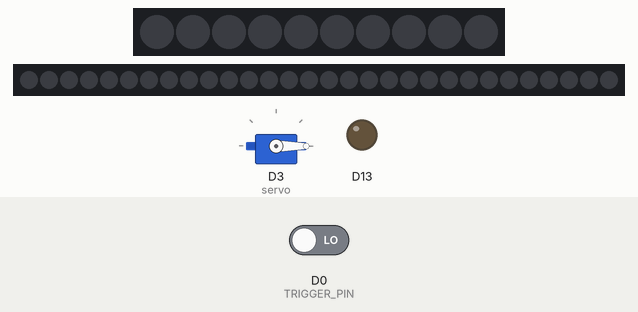
Simulated run of this sketch. Board: Adafruit Circuit Playground Express. On the bench: 10 RGB LEDs in strip order, left to right, 30 RGB LEDs in strip order, left to right, servo, output pins drawn as LEDs (lit = HIGH). The inputs (shaded band) are chosen by the test bench; at power-on: D0 (TRIGGER_PIN) LOW. Dim RGB values are drawn brighter than linear; what the sketch prints to the serial monitor is not drawn.

Above: at 1.2 s.
1.3 s: D0 (TRIGGER_PIN) driven HIGH
At 1.69 s:
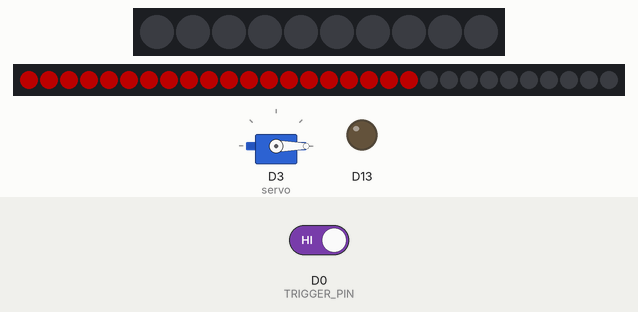
At 2.4 s:
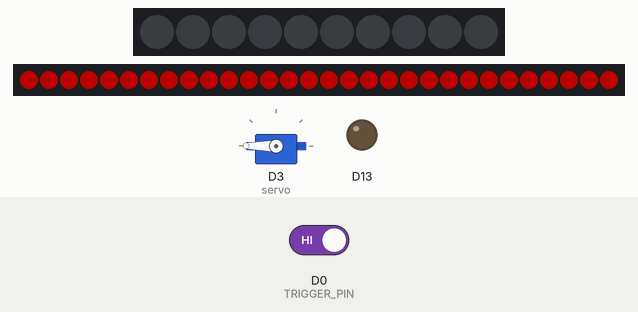
Timing chart, 0 to 4.8 s (numbered marks = the images above; inputs shaded):
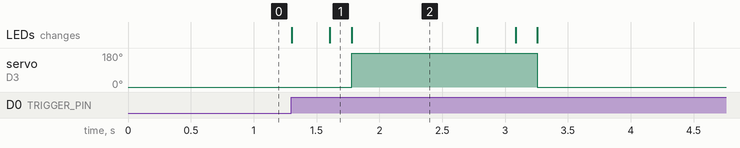

Measured:
- after the input at 1.3 s, servo on D3 (servo): 0° → 180° after 0.48 s, → 0° 1.5 s later; the LEDs: first change at once (image 1 shows a later state)

The sketch:

lights-and-servo.ino
```cpp
#include <Adafruit_NeoPixel.h>
#include <Adafruit_CircuitPlayground.h>
#include <Servo.h>

#define STRIP_PIN 10
#define TRIGGER_PIN 0

Adafruit_NeoPixel strip = Adafruit_NeoPixel(30, STRIP_PIN, NEO_GRB + NEO_KHZ800);
Servo servo;

bool trigger = false;

void setup()
{
    Serial.begin(115200);
    CircuitPlayground.begin();

    strip.begin();
    strip.setBrightness(75);
    strip.show();

    servo.attach(3);
    servo.write(0);

    pinMode(TRIGGER_PIN, INPUT);
    attachInterrupt(digitalPinToInterrupt(TRIGGER_PIN), triggerAction, RISING);
}

void triggerAction()
{
    Serial.println("interrupt triggered");
    trigger = true;
}

void loop()
{
    Serial.println("===triggerstate===");
    Serial.println(trigger);
    Serial.println("====");
    if (trigger == true)
    {
        Serial.println("Triggered");
        int pause = 1000;

        if (trigger == 1)
        {
            colorWipe(strip.Color(255, 0, 0), 15);
            servo.write(180);
            delay(pause);
            colorWipe(strip.Color(0, 0, 0), 15);
            servo.write(0);
            delay(pause);
        }
        trigger = false;
    }
    delay(1);
}

void colorWipe(uint32_t color, uint8_t wait)
{
    for (uint16_t i = 0; i < strip.numPixels(); i++)
    {
        strip.setPixelColor(i, color);
        strip.show();
        delay(wait);
    }
}
```
